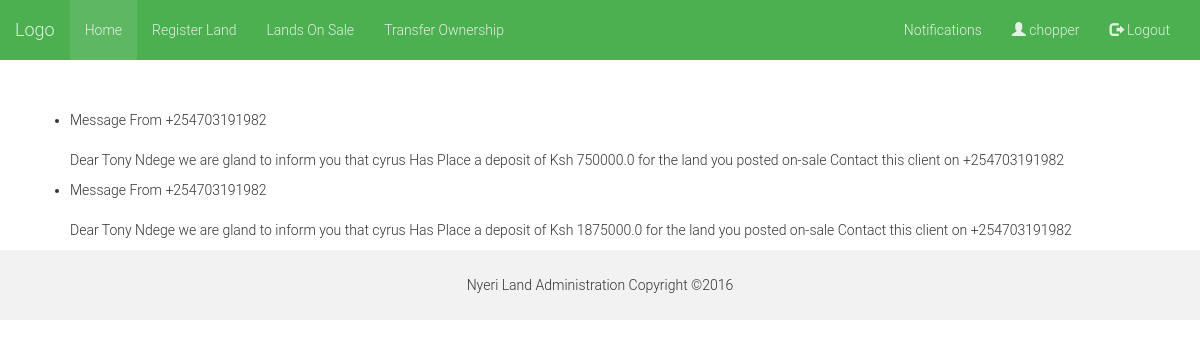
The app's page /notifications/ (signed in) with its own data.
### land/models.py (models this page shows, shortened)
class Notification(models.Model):
    sender = models.CharField(max_length=13)
    land_id = models.ForeignKey(Land, on_delete=models.DO_NOTHING)
    sent_to = models.CharField(max_length=13, default='')
    text = models.TextField(max_length=200)
    is_read = models.BooleanField(default=False)
    responded = models.BooleanField(default=False)
    date_sent = models.DateTimeField(auto_now_add=True)
    class Meta:
        verbose_name_plural = 'Notifications'

### land/views.py (the view)
# urls.py: url(r'^notifications/$', views.get_notification, name='notification'),
@login_required(login_url='/login/')
def get_notification(request):
    username = request.user
    user = get_object_or_404(User, username=username)
    profile = get_object_or_404(LandUserProfile, user=user)
    receiver = profile.phone_number
    notification = Notification.objects.filter(sent_to=receiver, is_read=False)
    all_notf = Notification.objects.filter(sent_to=receiver,)
    return render(request, 'land/notification.html',
                              {
                                  'notification': notification,
                                  'all': all_notf,
                              })

### landsys/templates/land/notification.html (shortened to what this page needs)
{% extends 'base.html' %}
{% block content %}
  <ul>
 {% for n in all %}
     <li>Message From {{ n.sender }}
         <br><br>
     <p>{{ n.text }}</p>
     </li>
 {% endfor %}
 </ul>
{% endblock %}

### landsys/templates/base.html (shortened to what this page needs)
{% load staticfiles %}
<!DOCTYPE html>
<html lang="en">
<head>
    <link href="{% static 'css/bootstrap.min.css' %} " rel="stylesheet">
    <link href="{% static 'material/css/bootstrap-material-design.css' %}" rel="stylesheet">
    <link href="{% static 'material/css/ripples.min.css' %}" rel="stylesheet">
    <link rel="stylesheet" type="text/css" href="{% static 'css/jquery.bxslider.css' %}">
</head>
<body class="custom">
<nav class="navbar navbar-success">
    <div class="container-fluid">
        <div class="navbar-header">
            <a class="navbar-brand" href="#">Logo</a>
        </div>
        <div class="collapse navbar-collapse" id="myNavbar">
            <ul class="nav navbar-nav">
                <li class="active"><a href="#">Home</a></li>
                <li><a href="{% url 'land:register_land' %}">Register Land </a></li>
                <li><a href="{% url 'land:display_lands' %}">Lands On Sale</a></li>
                <li><a href="{% url 'land:lands_bought' %}">Transfer Ownership</a></li>
            </ul>
            <ul class="nav navbar-nav navbar-right">
                    {% if user.is_authenticated %}
                        <li><a href="{% url 'land:notification' %}"> Notifications</a></li>
                        <li><a href="#"><span class="glyphicon glyphicon-user"></span>
                        {{ request.user }}
                    <li><a href="{% url 'land:logout' %}"><span class="glyphicon glyphicon-log-out"></span> Logout</a></li>
                    {% else %}
                    <li><a href="{% url 'land:login' %}"><span class="glyphicon glyphicon-log-out"></span> Login</a></li>
                    {% endif %}</a></li>
            </ul>
        </div>
    </div>
</nav>
<div class="container">
<div class="content">
    {% block content %}
    {% endblock %}
</div>
</div>
<footer class="container-fluid text-center">
Nyeri Land Administration Copyright &copy;2016
</footer>
</body>

### landsys/templates/base.html (style rules this page uses)
.navbar { margin-bottom: 50px; border-radius: 0; }
.custom { background: #ffffff !important; }
footer { background-color: #f2f2f2; padding: 25px; }

### records on screen
Notification: sender "+254703191982", text "Dear Tony Ndege we are gland to inform you that cyrus Has Place a deposit of Ksh 750000.0 for the land you posted on-sale Contact this client on +254703191982"
Notification: sender "+254703191982", text "Dear Tony Ndege we are gland to inform you that cyrus Has Place a deposit of Ksh 1875000.0 for the land you posted on-sale Contact this client on +254703191982"

### other values on screen
{{ request.user }} "chopper"
